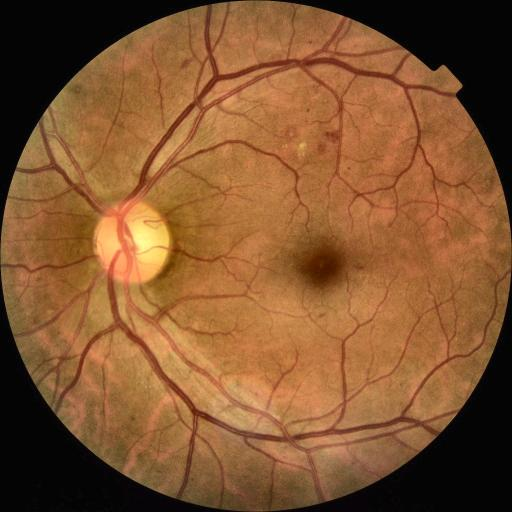
#> input picture retino 3 grade.jpg, 512 x 512 px
$ python -i preprocessing.py   (imports and definitions only)
#> lines starting #> are read from the running program, lines starting #| are printed output that depends on the picture
#> further down, picture is the input picture: PIL image 512x512 RGB; mean R, G, B 130.3, 85.1, 47.9
import json
from pathlib import Path

import cv2
import numpy as np
from PIL import Image


# [18 lines left out: function crop_roi, not called in this run]


DEFAULT_PREPROCESS_CONFIG = {
    "input_size": [512, 512],
    "color_space": "RGB",
    "normalize_mean": [0.485, 0.456, 0.406],
    "normalize_std": [0.229, 0.224, 0.225],
    "clahe": {"enabled": False},
    "vessel": {"threshold": 0.5, "input_channels": 3},
    "grader": {
        "input_channels": 9,
        "mask_channels": ["vessel", "MA", "HE", "EX", "OD", "CW"],
        "image_channels": {
            "normalize_mean": [0.485, 0.456, 0.406],
            "normalize_std": [0.229, 0.224, 0.225],
        },
        "mask_channels_normalization": {
            "normalize_mean": [0.5, 0.5, 0.5, 0.5, 0.5, 0.5],
            "normalize_std": [0.5, 0.5, 0.5, 0.5, 0.5, 0.5],
        },
    },
}


# [9 lines left out: function load_preprocess_config, not called in this run]


def clahe_rgb(image: Image.Image) -> Image.Image:
    rgb = np.asarray(image.convert("RGB"))
    lab = cv2.cvtColor(rgb, cv2.COLOR_RGB2LAB)
#> lab: shape (512, 512, 3); mean of channels 0, 1, 2 101.5, 142.3, 155.8
    l_channel, a_channel, b_channel = cv2.split(lab)
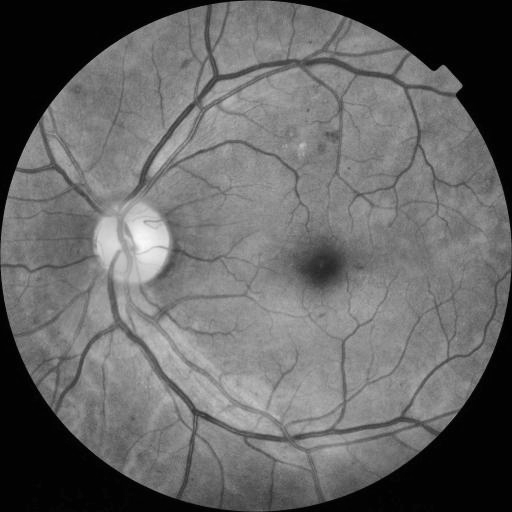
#> l_channel: shape (512, 512); min 0, max 249, mean 101.5
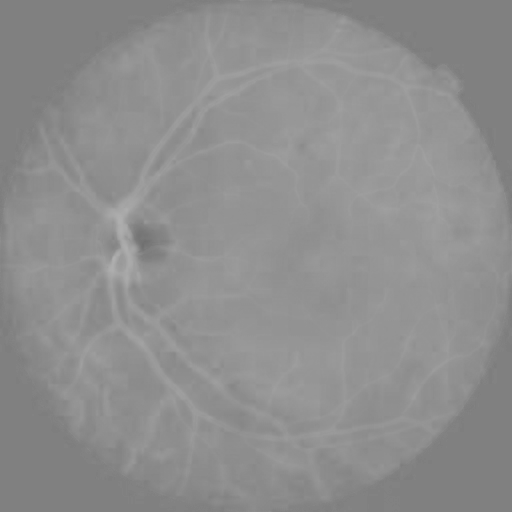
#> a_channel: shape (512, 512); min 112, max 175, mean 142.3
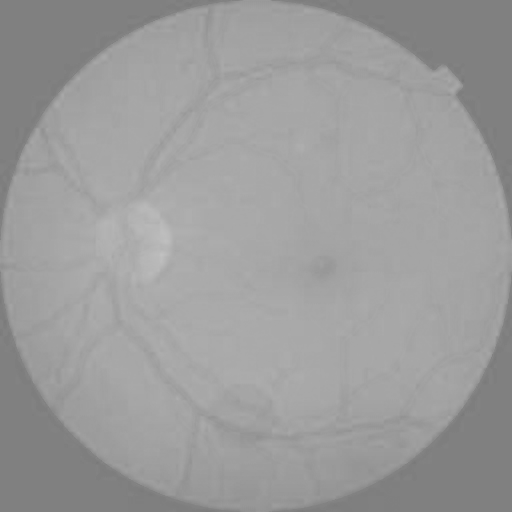
#> b_channel: shape (512, 512); min 120, max 193, mean 155.8
    clahe = cv2.createCLAHE(clipLimit=2.0, tileGridSize=(8, 8))
    enhanced_l = clahe.apply(l_channel)
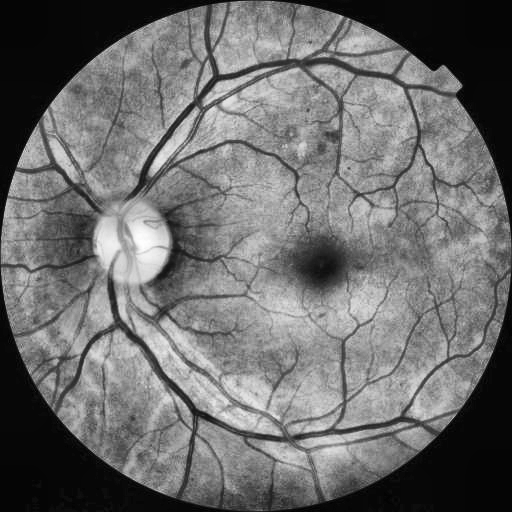
#> enhanced_l: shape (512, 512); min 0, max 254, mean 108.8
    enhanced = cv2.merge((enhanced_l, a_channel, b_channel))
#> enhanced: shape (512, 512, 3); mean of channels 0, 1, 2 108.8, 142.3, 155.8
    return Image.fromarray(cv2.cvtColor(enhanced, cv2.COLOR_LAB2RGB))
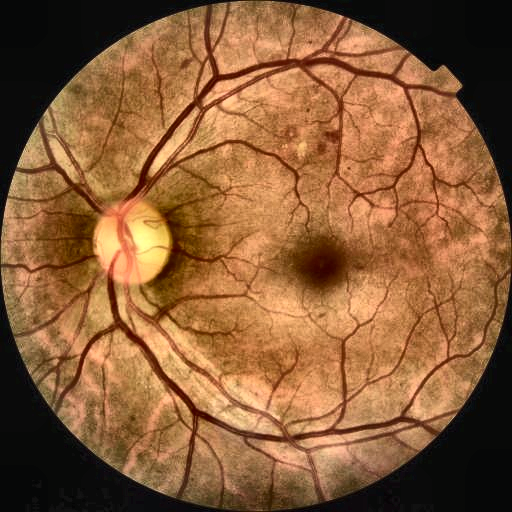
#> returned value: PIL image 512x512 RGB; mean R, G, B 138.5, 93.1, 55.7


# [71 lines left out: functions prepare_retina_image, normalize_rgb_array, build_grader_input_array, circular_fov_mask, not called in this run]

>>> from PIL import Image
>>> picture = Image.open('../../../../../retino 3 grade.jpg')
>>> result = clahe_rgb(picture)
